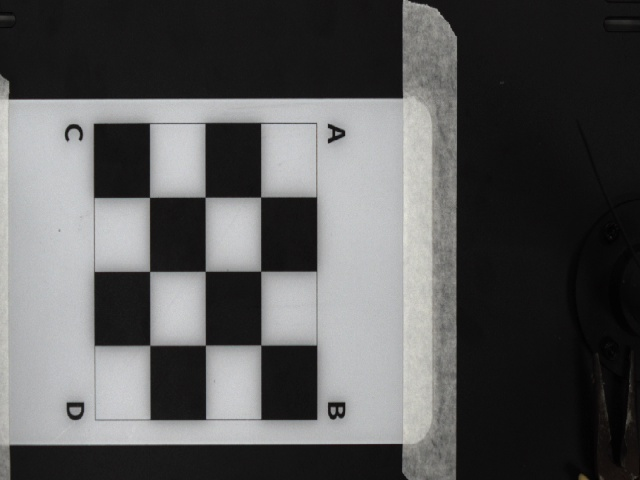
#> input picture calibration_image.jpg, 640 x 480 px, given in place of the camera
$ jupyter execute 15.1_fail_lidar_3d_camera_v15_1.ipynb   (text cells are left out)
#> lines starting #> are read from the running program, lines starting #| are printed output that depends on the picture; after the words box and inside, x2 and y2 are one past the last pixel; in counts of white or black regions, pixels touching at a corner belong together
[cell 1]
import cv2
import numpy as np
import time
import socket
import serial
import matplotlib.pyplot as plt
from mpl_toolkits.mplot3d import Axes3D
from matplotlib import cm
from scipy import ndimage

print("✓ Imports (v15.1 - 3D Map + Camera Grasp)")

[cell 2]
ROBOT_IP = '192.168.1.6'
ESP32_PORT = 'COM9'
ESP32_BAUDRATE = 115200
CAMERA_ID = 2

HOMOGRAPHY_MATRIX = np.load('homography_matrix.npy')
#> (reads homography_matrix.npy from the repository)

print("✓ Hardware config")

[cell 3]
# === CALIBRATED VALUES ===
PIXELS_PER_MM = 2.7703
ROBOT_R_OFFSET = -25.55

# === Z Heights ===
Z_FLOOR = -64
Z_SCAN = 120

# === v15.1: LIDAR Mapping ===
SCAN_X_START = 250
SCAN_X_END = 420
SCAN_Y_START = 50
SCAN_Y_END = 200
SCAN_RESOLUTION = 10
HEIGHT_THRESHOLD = 10

# === LIDAR XY Offset ===
LIDAR_X_OFFSET = 25.08
LIDAR_Y_OFFSET = 20.71

# === Drop Position ===
DROP_POS = (169.71, 58.01, -17.07, 13.78)

# === Gripper ===
GRIPPER_MAX_WIDTH_MM = 54
GRIPPER_OPEN_MARGIN_MM = 5
GRIPPER_GRIP_MARGIN_MM = 5

# === Detection ===
MIN_OBJECT_AREA = 800
MAX_OBJECT_AREA = 50000

# === Z Grasp Offset ===
GRASP_DEPTH_OFFSET = 15  # mm below object top (ปรับค่านี้ถ้าคีบไม่ถึง)

# Calculate grid size
GRID_X = int((SCAN_X_END - SCAN_X_START) / SCAN_RESOLUTION) + 1
GRID_Y = int((SCAN_Y_END - SCAN_Y_START) / SCAN_RESOLUTION) + 1
TOTAL_POINTS = GRID_X * GRID_Y

print("✓ Configuration v15.1")
print(f"   Scan area: {SCAN_X_END-SCAN_X_START} x {SCAN_Y_END-SCAN_Y_START} mm")
print(f"   Grid: {GRID_X} x {GRID_Y} = {TOTAL_POINTS} points")
print(f"   Grasp depth offset: {GRASP_DEPTH_OFFSET}mm below top")

[cell 4]
class SmartGripperController:
    CALIB_ANGLES = np.array([22, 30, 40, 50, 60, 70, 80, 90, 96])
    CALIB_WIDTHS = np.array([54.0, 52.0, 48.0, 40.0, 32.0, 23.0, 12.0, 3.0, 0.0])

    def __init__(self, port='COM9', baudrate=115200):
#> further down, frame is the input picture: shape (480, 640, 3); mean B, G, R 87.3, 87.1, 87
#> (key q is pressed here)
        self.port = port
        self.baudrate = baudrate
        self.serial = None
        self.target_width = None

    def connect(self):
        try:
            self.serial = serial.Serial(self.port, self.baudrate, timeout=2)
            time.sleep(2)
            self.serial.reset_input_buffer()
            print(f"✅ Gripper+LIDAR on {self.port}")
            return True
        except Exception as e:
            print(f"❌ {e}")
            return False

    def disconnect(self):
        if self.serial:
            self.serial.close()
            self.serial = None

    # [5 lines left out: function send_command, not called in this run]

    def mm_to_angle(self, width_mm):
        width = max(0.0, min(54.0, width_mm))
        return int(round(np.interp(width, self.CALIB_WIDTHS[::-1], self.CALIB_ANGLES[::-1])))

    def open_fully(self):
        print("🦾 Open FULLY")
        self.send_command('G22')

    # [17 lines left out: functions open_for_object, grip_object, release, not called in this run]

    def read_lidar(self, samples=3):
#> called with samples = 10
        if not self.serial or not self.serial.is_open:
            return None
        readings = []
        for _ in range(samples):
            self.serial.reset_input_buffer()
            self.serial.write(b'L\n')
            start = time.time()
            while time.time() - start < 1.0:
                if self.serial.in_waiting > 0:
                    response = self.serial.readline().decode().strip()
                    if response.startswith("LIDAR:") and "ERR" not in response:
                        try:
                            readings.append(int(response.split(":")[1]))
                        except: pass
                        break
            time.sleep(0.02)
#> (the call stopped at in calibrate_floor, `self.floor_distance = self.gripper.read_lidar(samples=10)`: serial is not available in this run)
        return int(np.median(readings)) if readings else None

print("✓ SmartGripperController")

[cell 5]
class DobotControllerTCP:
    def __init__(self, homography_matrix=None, r_offset=-25.55):
        self.dashboard_port = 29999
        self.sock = None
        self.H = homography_matrix
        self.r_offset = r_offset

    def connect(self, ip):
        try:
            self.sock = socket.socket(socket.AF_INET, socket.SOCK_STREAM)
            self.sock.settimeout(5)
            self.sock.connect((ip, self.dashboard_port))
            self.send_command("ClearError()")
            time.sleep(0.5)
            self.send_command("EnableRobot()")
            time.sleep(4)
            self.send_command("User(1)")
            self.send_command("Tool(1)")
            self.send_command("SpeedFactor(80)")
            print("✅ Robot connected!")
            return True
        except Exception as e:
            print(f"Error: {e}")
            return False

    def send_command(self, cmd):
        if self.sock:
            self.sock.send((cmd + "\n").encode("utf-8"))
            return self.sock.recv(1024).decode("utf-8")

    def home(self):
        print("🤖 HOME...")
        self.send_command("MovJ(-253.07, 115.17, -17.07, -62.78)")
        time.sleep(4)

    def move_to(self, x, y, z, r=0):
        return self.send_command(f"MovJ({x},{y},{z},{r})")

    def move_to_and_wait(self, x, y, z, r=0, wait=1):
        self.move_to(x, y, z, r)
        time.sleep(wait)

    def joint_move_and_wait(self, j1=0, j2=0, j3=0, j4=0, wait=3):
        self.send_command(f"JointMovJ({j1},{j2},{j3},{j4})")
        time.sleep(wait)

    def pixel_to_robot(self, u, v):
        if self.H is None: return None, None
        pt = np.array([u, v, 1], dtype=np.float32)
        res = np.dot(self.H, pt)
        return res[0]/res[2], res[1]/res[2]

    def robot_to_pixel(self, x, y):
        if self.H is None: return None, None
        H_inv = np.linalg.inv(self.H)
        pt = np.array([x, y, 1], dtype=np.float32)
        res = np.dot(H_inv, pt)
        return int(res[0]/res[2]), int(res[1]/res[2])

    def camera_angle_to_robot_r(self, camera_angle):
        return self.r_offset - camera_angle

print("✓ DobotControllerTCP")

[cell 6]
class LidarMapper:
    def __init__(self, robot, gripper):
        self.robot = robot
        self.gripper = gripper
        self.height_map = None
        self.distance_map = None
        self.floor_distance = None

    def calibrate_floor(self):
        print("📏 Calibrating floor level...")
        x_mid = (SCAN_X_START + SCAN_X_END) / 2
        y_mid = (SCAN_Y_START + SCAN_Y_END) / 2
        self.robot.move_to_and_wait(x_mid, y_mid, Z_SCAN, ROBOT_R_OFFSET, 2)
        self.floor_distance = self.gripper.read_lidar(samples=10)
        print(f"📏 Floor distance at Z={Z_SCAN}: {self.floor_distance} mm")
        return self.floor_distance

    def scan(self, show_progress=True):
        x_start, x_end = int(SCAN_X_START), int(SCAN_X_END)
        y_start, y_end = int(SCAN_Y_START), int(SCAN_Y_END)

        print(f"\n🗺️ Starting LIDAR scan...")
        print(f"   Grid: {GRID_X} x {GRID_Y} = {TOTAL_POINTS} points")

        self.distance_map = np.zeros((GRID_Y, GRID_X))
        self.height_map = np.zeros((GRID_Y, GRID_X))

        if self.floor_distance is None:
            self.calibrate_floor()
#> (the call stopped at in calibrate_floor, `self.floor_distance = self.gripper.read_lidar(samples=10)`: serial is not available in this run)

        start_time = time.time()
        point_count = 0

        for iy, y in enumerate(range(y_start, y_end + 1, SCAN_RESOLUTION)):
            x_range = range(x_start, x_end + 1, SCAN_RESOLUTION) if iy % 2 == 0 else range(x_end, x_start - 1, -SCAN_RESOLUTION)

            for x in x_range:
                ix = int((x - x_start) // SCAN_RESOLUTION)
                lidar_x = x + LIDAR_X_OFFSET
                lidar_y = y + LIDAR_Y_OFFSET
                self.robot.move_to(lidar_x, lidar_y, Z_SCAN, ROBOT_R_OFFSET)
                time.sleep(0.3)

                dist = self.gripper.read_lidar(samples=3) or self.floor_distance
                self.distance_map[iy, ix] = dist
                self.height_map[iy, ix] = max(0, self.floor_distance - dist)

                point_count += 1
                if show_progress and point_count % 10 == 0:
                    eta = (time.time() - start_time) / point_count * (TOTAL_POINTS - point_count)
                    print(f"   {point_count}/{TOTAL_POINTS} ETA: {eta:.0f}s", end='\r')
#> (the call stopped at in scan, `dist = self.gripper.read_lidar(samples=3) or self.floor_distance`: serial is not available in this run)

        print(f"\n✅ Scan complete! {time.time() - start_time:.1f}s")
        return self.height_map

    def visualize_3d(self):
        """3D Surface Plot of Height Map"""
        if self.height_map is None:
            print("❌ No map data")
            return

        fig = plt.figure(figsize=(12, 8))
        ax = fig.add_subplot(111, projection='3d')

        # Create meshgrid
        X = np.linspace(SCAN_X_START, SCAN_X_END, GRID_X)
        Y = np.linspace(SCAN_Y_START, SCAN_Y_END, GRID_Y)
        X, Y = np.meshgrid(X, Y)

        # Plot surface
        surf = ax.plot_surface(X, Y, self.height_map, cmap=cm.jet,
                               linewidth=0, antialiased=True, alpha=0.8)

        # Labels
        ax.set_xlabel('X (mm)')
        ax.set_ylabel('Y (mm)')
        ax.set_zlabel('Height (mm)')
        ax.set_title('🗺️ LIDAR 3D Height Map')

        fig.colorbar(surf, shrink=0.5, label='Height (mm)')
        plt.tight_layout()
        plt.show()
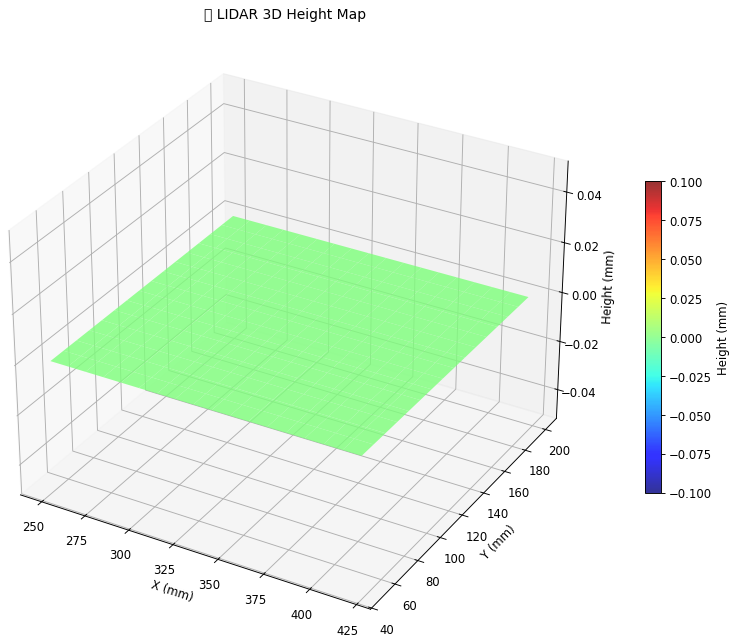
#> figure drawn by matplotlib, 2 panels
        return fig

    def visualize_2d(self):
        """2D Heatmap visualization"""
        if self.height_map is None:
            print("❌ No map data")
            return

        fig, ax = plt.subplots(figsize=(10, 8))
        im = ax.imshow(self.height_map, cmap='jet', origin='lower',
                       extent=[SCAN_X_START, SCAN_X_END, SCAN_Y_START, SCAN_Y_END])
        ax.set_xlabel('X (mm)')
        ax.set_ylabel('Y (mm)')
        ax.set_title('🗺️ LIDAR 2D Height Map')
        plt.colorbar(im, label='Height (mm)')
        plt.show()
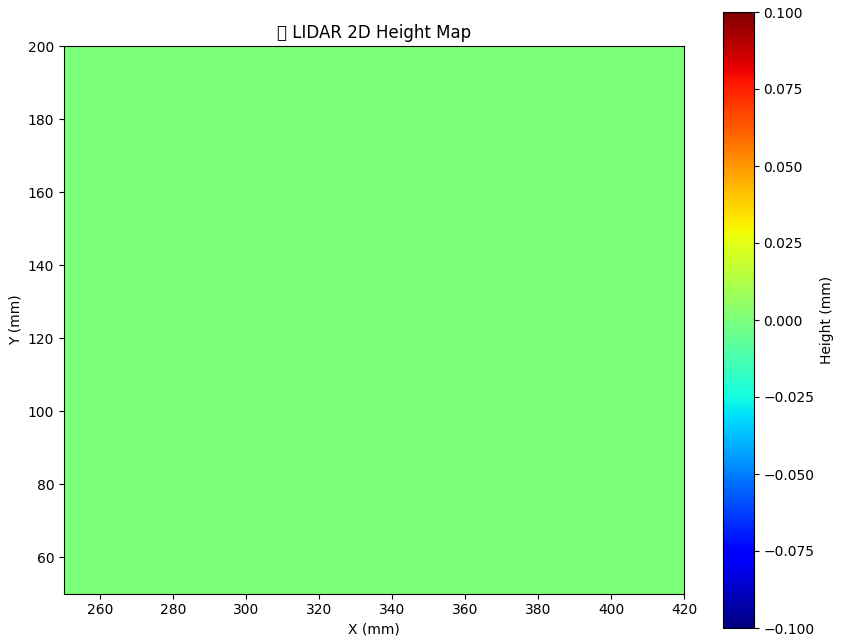
#> figure drawn by matplotlib, 2 panels
        return fig

    def get_height_at(self, x, y):
        if self.height_map is None:
            return None
        # Add offset to convert gripper coords to LIDAR scan coords
        scan_x = x + LIDAR_X_OFFSET
        scan_y = y + LIDAR_Y_OFFSET
        ix = int((scan_x - SCAN_X_START) / SCAN_RESOLUTION)
        iy = int((scan_y - SCAN_Y_START) / SCAN_RESOLUTION)
        if 0 <= ix < GRID_X and 0 <= iy < GRID_Y:
            return self.height_map[iy, ix]
        return None

print("✓ LidarMapper with 3D")

[cell 7]
class ObjectDetector:
    def __init__(self, pixels_per_mm):
        self.ppm = pixels_per_mm

    def detect(self, frame):
        objects = self._detect_by_saturation(frame)
        if len(objects) == 0:
            objects = self._detect_by_edge(frame)
        return self._remove_duplicates(objects)

    def _detect_by_saturation(self, frame):
        objects = []
        hsv = cv2.cvtColor(frame, cv2.COLOR_BGR2HSV)
#> hsv: shape (480, 640, 3); mean H, S, V 44.5, 4.9, 88
        h, s, v = cv2.split(hsv)
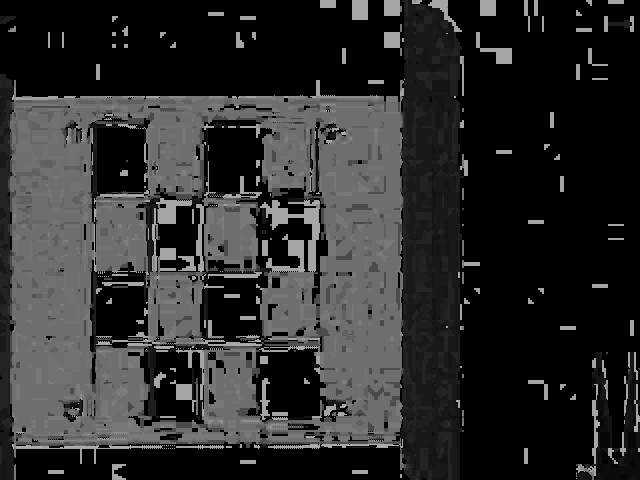
#> h: shape (480, 640); min 0, max 177, mean 44.5
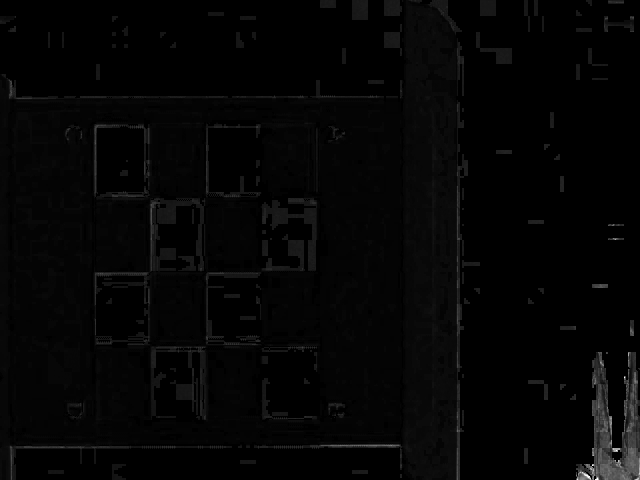
#> s: shape (480, 640); min 0, max 255, mean 4.9
        _, sat_mask = cv2.threshold(s, 50, 255, cv2.THRESH_BINARY)
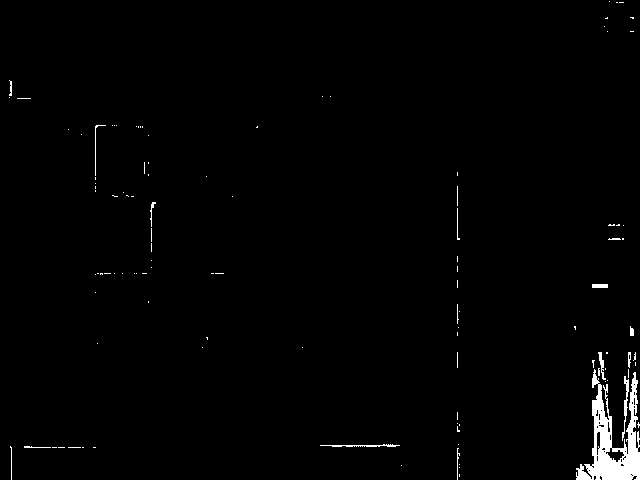
#> sat_mask: shape (480, 640); 1.3% white; 111 white regions (94 under 20 px), largest, box (x1, y1, x2, y2) and area: (576, 369, 640, 480) 2905, (622, 376, 629, 441) 150, (320, 444, 400, 447) 131
        _, dark_mask = cv2.threshold(v, 80, 255, cv2.THRESH_BINARY_INV)
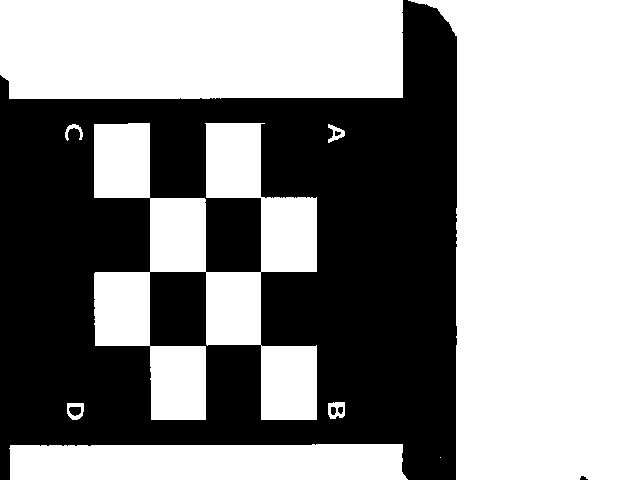
#> dark_mask: shape (480, 640); 57.2% white; 6 black regions, box (x1, y1, x2, y2) and area: (0, 0, 457, 480) 131401, (69, 407, 81, 416) 87, (331, 407, 336, 415) 36, (338, 407, 343, 414) 29, (335, 131, 341, 136) 22, (580, 476, 588, 480) 22
        combined = cv2.bitwise_or(sat_mask, dark_mask)
#> combined: shape (480, 640); 57.2% white; 5 black regions, box (x1, y1, x2, y2) and area: (0, 0, 457, 480) 131401, (69, 407, 81, 416) 87, (331, 407, 336, 415) 36, (338, 407, 343, 414) 29, (335, 131, 341, 136) 22
        kernel = np.ones((5, 5), np.uint8)
        combined = cv2.morphologyEx(combined, cv2.MORPH_OPEN, kernel)
#> combined: shape (480, 640); 57% white; 1 black region, box (x1, y1, x2, y2) and area: (0, 0, 457, 480) 132230
#> (the rest of the program and of its run is left out)
